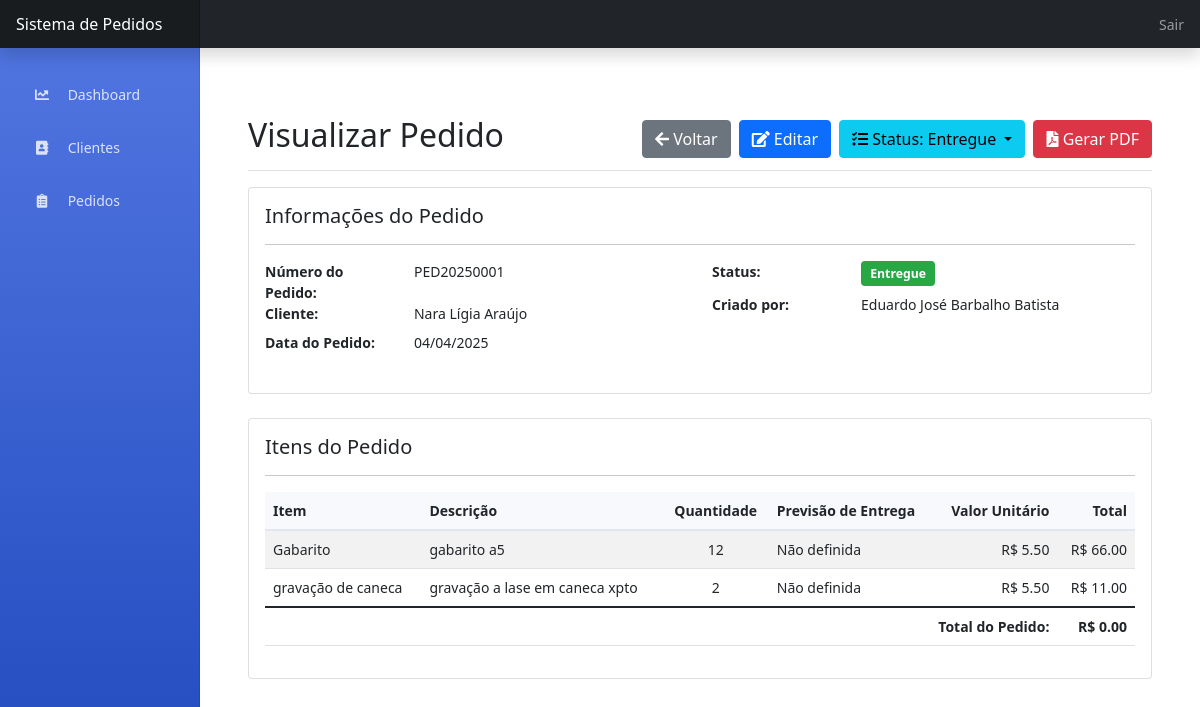
Page /operacional/pedidos/1/visualizar (signed in) on the committed database.
### app.py (models this page shows, shortened)
class Pedido(db.Model):
    id = db.Column(db.Integer, primary_key=True)
    numero = db.Column(db.String(20), unique=True, nullable=False)
    cliente_id = db.Column(db.Integer, db.ForeignKey('cliente.id'), nullable=False)
    data_pedido = db.Column(db.DateTime, nullable=False, default=datetime.utcnow)
    data_previsao_entrega = db.Column(db.DateTime)
    status = db.Column(db.String(20), default='Em Aberto')  # Em Aberto, Em Produção, Entregue, Cancelado
    valor_total = db.Column(db.Float, nullable=False, default=0)
    usuario_id = db.Column(db.Integer, db.ForeignKey('usuario.id'), nullable=False)
    observacoes = db.Column(db.Text)
    itens = db.relationship('ItemPedido', backref='pedido', lazy=True, cascade='all, delete-orphan')

class Cliente(db.Model):
    id = db.Column(db.Integer, primary_key=True)
    nome = db.Column(db.String(100), nullable=False)
    email = db.Column(db.String(120))
    telefone = db.Column(db.String(20))
    endereco = db.Column(db.Text)
    pedidos = db.relationship('Pedido', backref='cliente', lazy=True)

class Usuario(UserMixin, db.Model):
    id = db.Column(db.Integer, primary_key=True)
    nome = db.Column(db.String(100), nullable=False)
    email = db.Column(db.String(120), unique=True, nullable=False)
    senha = db.Column(db.String(200), nullable=False)
    tipo = db.Column(db.String(20), nullable=False)  # 'admin' ou 'operacional'
    ativo = db.Column(db.Boolean, default=True)
    pedidos = db.relationship('Pedido', backref='usuario', lazy=True)

class ItemPedido(db.Model):
    id = db.Column(db.Integer, primary_key=True)
    pedido_id = db.Column(db.Integer, db.ForeignKey('pedido.id'), nullable=False)
    item = db.Column(db.String(100), nullable=False)
    descricao = db.Column(db.Text)
    quantidade = db.Column(db.Integer, nullable=False)
    valor_unitario = db.Column(db.Float, nullable=False)

### app.py (the view)
@app.route('/operacional/pedidos/<int:id>/visualizar')
@login_required
def operacional_visualizar_pedido(id):
    if current_user.tipo != 'operacional':
        flash('Acesso não autorizado!', 'danger')
        return redirect(url_for('index'))
    pedido = Pedido.query.get_or_404(id)
    if pedido.usuario_id != current_user.id:
        flash('Você não tem permissão para visualizar este pedido!', 'danger')
        return redirect(url_for('operacional_pedidos'))
    return render_template('operacional/visualizar_pedido.html', pedido=pedido)

### app.py (called while the page is built)
@login_manager.user_loader
def load_user(user_id):
    return Usuario.query.get(int(user_id))

### templates/operacional/visualizar_pedido.html (shortened to what this page needs)
{% extends "base.html" %}
{% block content %}
<div class="container-fluid">
    <div class="d-flex justify-content-between flex-wrap flex-md-nowrap align-items-center pt-3 pb-2 mb-3 border-bottom">
        <h1 class="h2">Visualizar Pedido</h1>
        <div class="btn-toolbar mb-2 mb-md-0">
            <a href="{{ url_for('operacional_pedidos') }}" class="btn btn-secondary me-2">
                <i class="fas fa-arrow-left"></i> Voltar
            </a>
            <a href="{{ url_for('operacional_editar_pedido', id=pedido.id) }}" class="btn btn-primary me-2">
                <i class="fas fa-edit"></i> Editar
            </a>
            <div class="dropdown me-2">
                <button class="btn btn-info dropdown-toggle" type="button" id="statusDropdown" data-bs-toggle="dropdown" aria-expanded="false">
                    <i class="fas fa-tasks"></i> Status: {{ pedido.status }}
                </button>
            </div>
            <a href="{{ url_for('operacional_exportar_pdf', id=pedido.id) }}" class="btn btn-danger" target="_blank">
                <i class="fas fa-file-pdf"></i> Gerar PDF
            </a>
        </div>
    </div>
    <div class="row">
        <div class="col-md-12">
            <div class="card mb-4">
                <div class="card-body">
                    <h5 class="card-title">Informações do Pedido</h5>
                    <hr>
                    <div class="row">
                        <div class="col-md-6">
                            <dl class="row">
                                <dt class="col-sm-4">Número do Pedido:</dt>
                                <dd class="col-sm-8">{{ pedido.numero }}</dd>
                                <dt class="col-sm-4">Cliente:</dt>
                                <dd class="col-sm-8">{{ pedido.cliente.nome }}</dd>
                                <dt class="col-sm-4">Data do Pedido:</dt>
                                <dd class="col-sm-8">{{ pedido.data_pedido.strftime('%d/%m/%Y') }}</dd>
                            </dl>
                        </div>
                        <div class="col-md-6">
                            <dl class="row">
                                <dt class="col-sm-4">Status:</dt>
                                <dd class="col-sm-8">
                                    {% set status_class = {
                                        'Em Aberto': 'bg-em-aberto',
                                        'Em Produção': 'bg-em-producao',
                                        'Entregue': 'bg-entregue',
                                        'Cancelado': 'bg-cancelado'
                                    } %}
                                    <span class="badge {{ status_class[pedido.status] }}">
                                        {{ pedido.status }}
                                    </span>
                                </dd>
                                <dt class="col-sm-4">Criado por:</dt>
                                <dd class="col-sm-8">{{ pedido.usuario.nome }}</dd>
                            </dl>
                        </div>
                    </div>
                </div>
            </div>
            <div class="card">
                <div class="card-body">
                    <h5 class="card-title">Itens do Pedido</h5>
                    <hr>
                    <div class="table-responsive">
                        <table class="table table-striped">
                            <thead>
                                <tr>
                                    <th>Item</th>
                                    <th>Descrição</th>
                                    <th class="text-center">Quantidade</th>
                                    <th>Previsão de Entrega</th>
                                    <th class="text-end">Valor Unitário</th>
                                    <th class="text-end">Total</th>
                                </tr>
                            </thead>
                            <tbody>
                                {% set total_pedido = 0 %}
                                {% for item in pedido.itens %}
                                {% set valor_total_item = item.quantidade * item.valor_unitario %}
                                {% set total_pedido = total_pedido + valor_total_item %}
                                <tr>
                                    <td>{{ item.item }}</td>
                                    <td>{{ item.descricao }}</td>
                                    <td class="text-center">{{ item.quantidade }}</td>
                                    <td>
                                        {% if item.data_previsao_entrega %}
                                            {{ item.data_previsao_entrega.strftime('%d/%m/%Y') }}
                                        {% else %}
                                            Não definida
                                        {% endif %}
                                    </td>
                                    <td class="text-end">R$ {{ "%.2f"|format(item.valor_unitario) }}</td>
                                    <td class="text-end">R$ {{ "%.2f"|format(valor_total_item) }}</td>
                                </tr>
                                {% endfor %}
                            </tbody>
                            <tfoot>
                                <tr>
                                    <td colspan="5" class="text-end"><strong>Total do Pedido:</strong></td>
                                    <td class="text-end"><strong>R$ {{ "%.2f"|format(total_pedido) }}</strong></td>
                                </tr>
                            </tfoot>
                        </table>
                    </div>
                </div>
            </div>
        </div>
    </div>
</div>
{% endblock %}

### templates/base.html (shortened to what this page needs)
<!DOCTYPE html>
<html lang="pt-BR">
<head>
    <link href="https://cdn.jsdelivr.net/npm/bootstrap@5.1.3/dist/css/bootstrap.min.css" rel="stylesheet">
    <link href="https://cdnjs.cloudflare.com/ajax/libs/font-awesome/5.15.4/css/all.min.css" rel="stylesheet">
    <link href="https://cdn.datatables.net/1.11.5/css/dataTables.bootstrap5.min.css" rel="stylesheet">
</head>
<body>
    <nav class="navbar navbar-dark bg-dark fixed-top flex-md-nowrap p-0 shadow">
        <a class="navbar-brand col-md-3 col-lg-2 me-0 px-3" href="{{ url_for('index') }}">Sistema de Pedidos</a>
        <ul class="navbar-nav px-3">
            <li class="nav-item text-nowrap">
                <a class="nav-link" href="{{ url_for('logout') }}">Sair</a>
            </li>
        </ul>
    </nav>
    <div class="container-fluid">
        <div class="row">
            <nav id="sidebarMenu" class="col-md-3 col-lg-2 d-md-block bg-light sidebar collapse">
                <div class="sidebar-sticky">
                    <ul class="nav flex-column">
                        {% if current_user.tipo == 'admin' %}
                        <li class="nav-item">
                            <a class="nav-link {% if request.endpoint == 'admin_dashboard' %}active{% endif %}" href="{{ url_for('admin_dashboard') }}">
                                <i class="fas fa-chart-line"></i> Dashboard
                            </a>
                        </li>
                        <li class="nav-item">
                            <a class="nav-link {% if request.endpoint == 'admin_usuarios' %}active{% endif %}" href="{{ url_for('admin_usuarios') }}">
                                <i class="fas fa-users"></i> Usuários
                            </a>
                        </li>
                        <li class="nav-item">
                            <a class="nav-link {% if request.endpoint == 'admin_clientes' %}active{% endif %}" href="{{ url_for('admin_clientes') }}">
                                <i class="fas fa-address-book"></i> Clientes
                            </a>
                        </li>
                        <li class="nav-item">
                            <a class="nav-link {% if request.endpoint == 'admin_relatorios' %}active{% endif %}" href="{{ url_for('admin_relatorios') }}">
                                <i class="fas fa-chart-bar"></i> Relatórios
                            </a>
                        </li>
                        {% else %}
                        <li class="nav-item">
                            <a class="nav-link {% if request.endpoint == 'operacional_dashboard' %}active{% endif %}" href="{{ url_for('operacional_dashboard') }}">
                                <i class="fas fa-chart-line"></i> Dashboard
                            </a>
                        </li>
                        <li class="nav-item">
                            <a class="nav-link {% if request.endpoint == 'operacional_clientes' %}active{% endif %}" href="{{ url_for('operacional_clientes') }}">
                                <i class="fas fa-address-book"></i> Clientes
                            </a>
                        </li>
                        <li class="nav-item">
                            <a class="nav-link {% if request.endpoint == 'operacional_pedidos' %}active{% endif %}" href="{{ url_for('operacional_pedidos') }}">
                                <i class="fas fa-clipboard-list"></i> Pedidos
                            </a>
                        </li>
                        {% endif %}
                    </ul>
                </div>
            </nav>
            <main class="col-md-9 ms-sm-auto col-lg-10 px-md-4">
                {% block content %}{% endblock %}
            </main>
        </div>
    </div>
</body>
</html>

### templates/base.html (style rules this page uses)
body { font-size: .875rem; }
.sidebar { position: fixed; top: 0; bottom: 0; left: 0; z-index: 100; padding: 0; box-shadow: inset -1px 0 0 rgba(0, 0, 0, .1); background-color: #4e73df; background-image: linear-gradient(180deg, #4e73df 10%, #224abe 100%); }
.sidebar-sticky { position: relative; top: 48px; height: calc(100vh - 48px); padding: 1.5rem 1rem; overflow-x: hidden; overflow-y: auto; }
.sidebar .nav-link { font-weight: 500; color: rgba(255, 255, 255, 0.8); padding: 0.75rem 1rem; margin-bottom: 0.5rem; border-radius: 0.35rem; }
.sidebar .nav-link i { margin-right: 0.75rem; width: 1.25rem; text-align: center; }
.navbar { padding-left: 240px; height: 48px; }
main { margin-left: 240px; margin-top: 48px; padding: 2rem; }
.container-fluid { padding-top: 1.5rem; }
.d-flex.justify-content-between { margin-top: 20px; margin-bottom: 30px; padding: 15px 0; }
.navbar-brand { padding-top: .75rem; padding-bottom: .75rem; font-size: 1rem; background-color: rgba(0, 0, 0, .25); box-shadow: inset -1px 0 0 rgba(0, 0, 0, .25); }
.badge { padding: 0.5em 0.75em; border-radius: 0.25rem; font-size: 0.875em; }
.bg-entregue { background-color: #28a745 !important; color: #fff !important; }
.table th { background-color: #f8f9fc; border-bottom: 2px solid #e3e6f0; }

### templates/operacional/visualizar_pedido.html (style rules this page uses)
.bg-entregue { background-color: #28a745 !important; color: #fff !important; }

### rows in the picture
Pedido: status "Entregue", numero "PED20250001", data_pedido "04/04/2025"
Cliente: cliente.nome "Nara Lígia Araújo"
Usuario: usuario.nome "Eduardo José Barbalho Batista"
ItemPedido: item "Gabarito", descricao "gabarito a5", quantidade "12", valor_unitario "5.50", valor_total_item "66.00"
ItemPedido: item "gravação de caneca", descricao "gravação a lase em caneca xpto", quantidade "2", valor_unitario "5.50", valor_total_item "11.00"

### other values in the picture
{{ "%.2f"|format(total_pedido) }} "0.00"
